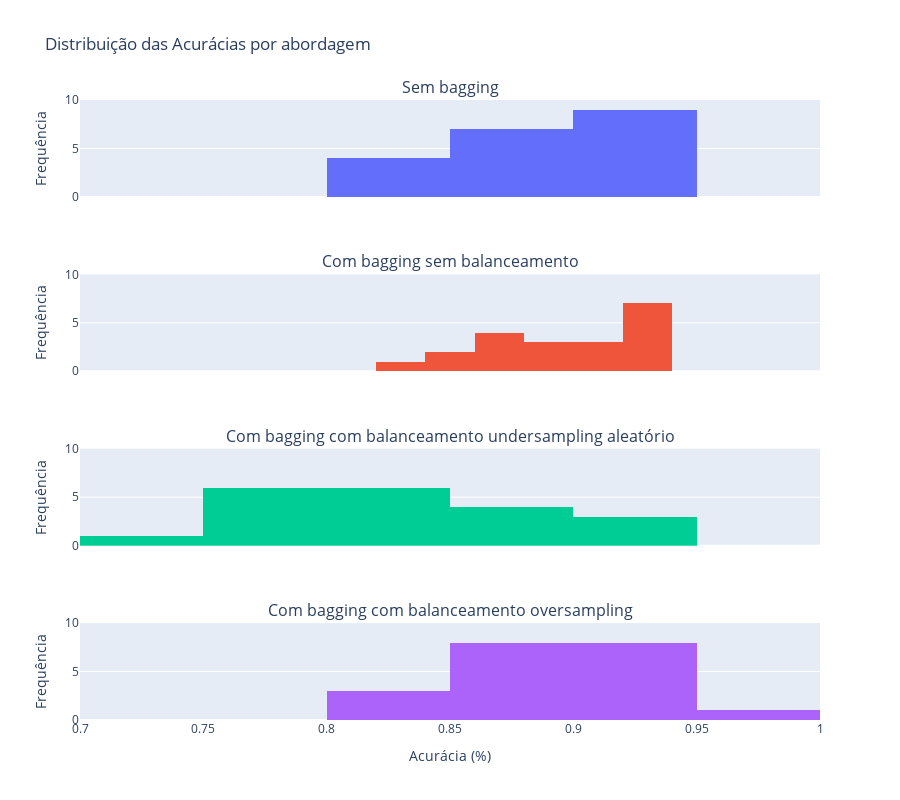

Notebook cell for this chart:
### Markdown cell above
## KNN

### Code cell
with open('../data/processed/knn_res.pkl', 'rb') as file: 
    knn_res = pickle.load(file)

with open('../data/processed/knn_imb_bag_res.pkl', 'rb') as file: 
    knn_imb_bag_res = pickle.load(file)

with open('../data/processed/knn_bal_und_bag_res.pkl', 'rb') as file: 
    knn_bal_und_bag_res = pickle.load(file)

with open('../data/processed/knn_bal_ovr_bag_res.pkl', 'rb') as file: 
    knn_bal_ovr_bag_res = pickle.load(file)

knn_accs = {
    'Sem bagging': knn_res['accuracies'],
    'Com bagging sem balanceamento': knn_imb_bag_res['accuracies'],
    'Com bagging com balanceamento undersampling aleatório': knn_bal_und_bag_res['accuracies'],
    'Com bagging com balanceamento oversampling': knn_bal_ovr_bag_res['accuracies'],
}

plot_accuracies(knn_accs)

### Figure 1 — Plotly figure (JSON) as saved in the notebook; plotly's stock layout.template omitted (floating-point values rounded to 4 significant figures)
{"data": [{"name": "Sem bagging", "type": "histogram", "x": [0.9375, 0.9375, 0.8438, 0.8438, 0.875, 0.8906, 0.8906, 0.9375, 0.8889, 0.8095, 0.8254, 0.9206, 0.9206, 0.9048, 0.873, 0.9206, 0.9206, 0.8571, 0.8571, 0.9206], "xaxis": "x", "yaxis": "y"}, {"name": "Com bagging sem balanceamento", "type": "histogram", "x": [0.9219, 0.9375, 0.8281, 0.8906, 0.875, 0.8906, 0.9062, 0.9375, 0.873, 0.873, 0.8571, 0.9365, 0.9206, 0.9206, 0.9048, 0.9206, 0.873, 0.9048, 0.8571, 0.8889], "xaxis": "x2", "yaxis": "y2"}, {"name": "Com bagging com balanceamento undersampling aleatório", "type": "histogram", "x": [0.9219, 0.8281, 0.7656, 0.7812, 0.8438, 0.8125, 0.875, 0.9062, 0.7778, 0.7937, 0.7302, 0.9048, 0.8889, 0.7937, 0.8571, 0.873, 0.8254, 0.7937, 0.8095, 0.8095], "xaxis": "x3", "yaxis": "y3"}, {"name": "Com bagging com balanceamento oversampling", "type": "histogram", "x": [0.9062, 0.9219, 0.8281, 0.8594, 0.875, 0.8906, 0.9062, 0.9531, 0.9048, 0.8254, 0.8413, 0.9048, 0.8889, 0.9048, 0.8889, 0.9365, 0.9048, 0.8571, 0.8571, 0.873], "xaxis": "x4", "yaxis": "y4"}], "layout": {"annotations": [{"font": {"size": 16}, "showarrow": false, "text": "Sem bagging", "x": 0.5, "xanchor": "center", "xref": "paper", "y": 1, "yanchor": "bottom", "yref": "paper"}, {"font": {"size": 16}, "showarrow": false, "text": "Com bagging sem balanceamento", "x": 0.5, "xanchor": "center", "xref": "paper", "y": 0.7188, "yanchor": "bottom", "yref": "paper"}, {"font": {"size": 16}, "showarrow": false, "text": "Com bagging com balanceamento undersampling aleatório", "x": 0.5, "xanchor": "center", "xref": "paper", "y": 0.4375, "yanchor": "bottom", "yref": "paper"}, {"font": {"size": 16}, "showarrow": false, "text": "Com bagging com balanceamento oversampling", "x": 0.5, "xanchor": "center", "xref": "paper", "y": 0.1562, "yanchor": "bottom", "yref": "paper"}], "autosize": true, "barmode": "overlay", "height": 800, "showlegend": false, "title": {"text": "Distribuição das Acurácias por abordagem"}, "xaxis": {"anchor": "y", "domain": [0, 1], "matches": "x4", "showticklabels": false}, "xaxis2": {"anchor": "y2", "domain": [0, 1], "matches": "x4", "showticklabels": false}, "xaxis3": {"anchor": "y3", "domain": [0, 1], "matches": "x4", "showticklabels": false}, "xaxis4": {"anchor": "y4", "domain": [0, 1], "title": {"text": "Acurácia (%)"}}, "yaxis": {"anchor": "x", "domain": [0.8438, 1], "range": [0, 10], "title": {"text": "Frequência"}}, "yaxis2": {"anchor": "x2", "domain": [0.5625, 0.7188], "range": [0, 10], "title": {"text": "Frequência"}}, "yaxis3": {"anchor": "x3", "domain": [0.2812, 0.4375], "range": [0, 10], "title": {"text": "Frequência"}}, "yaxis4": {"anchor": "x4", "domain": [0, 0.1562], "range": [0, 10], "title": {"text": "Frequência"}}}}
